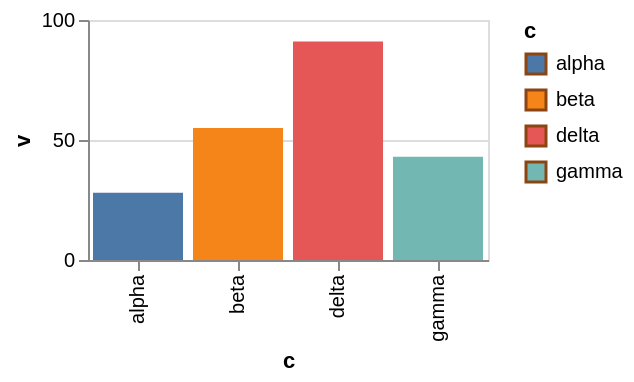

The specification (Vega-Lite) saved for this image:
### Vega-Lite specification from a JSON file in a GitHub repository (floating-point values rounded to 4 significant figures)
{"$schema": "https://vega.github.io/schema/vega-lite/v6.json", "width": 200, "height": 120, "data": {"values": [{"c": "alpha", "v": 28, "w": 3, "t": "2024-01-07"}, {"c": "beta", "v": 55, "w": 7, "t": "2024-03-19"}, {"c": "gamma", "v": 43, "w": 5, "t": "2024-06-02"}, {"c": "delta", "v": 91, "w": 9, "t": "2024-09-11"}]}, "mark": "bar", "encoding": {"x": {"field": "c", "type": "nominal"}, "y": {"field": "v", "type": "quantitative"}, "color": {"field": "c", "type": "nominal"}}, "config": {"legend": {"symbolStrokeColor": "saddlebrown"}}}
